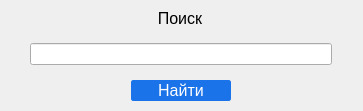
<?xml version="1.0" encoding="UTF-8"?>
<ui version="4.0">
 <class>Search</class>
 <widget class="QMainWindow" name="Search">
  <property name="geometry">
   <rect>
    <x>0</x>
    <y>0</y>
    <width>363</width>
    <height>111</height>
   </rect>
  </property>
  <property name="windowTitle">
   <string>Search</string>
  </property>
  <widget class="QWidget" name="centralwidget">
   <widget class="QWidget" name="gridLayoutWidget">
    <property name="geometry">
     <rect>
      <x>30</x>
      <y>0</y>
      <width>302</width>
      <height>111</height>
     </rect>
    </property>
    <layout class="QGridLayout" name="gridLayout">
     <item row="2" column="2">
      <spacer name="horizontalSpacer_2">
       <property name="orientation">
        <enum>Qt::Horizontal</enum>
       </property>
       <property name="sizeHint" stdset="0">
        <size>
         <width>40</width>
         <height>20</height>
        </size>
       </property>
      </spacer>
     </item>
     <item row="2" column="1">
      <widget class="QPushButton" name="search_btn">
       <property name="minimumSize">
        <size>
         <width>100</width>
         <height>0</height>
        </size>
       </property>
       <property name="font">
        <font>
         <family>Tahoma</family>
         <pointsize>12</pointsize>
        </font>
       </property>
       <property name="styleSheet">
        <string notr="true">QPushButton {
	background-color: rgb(26,115,232);
	color: white;
	border-style: solid;
	border-radius: 2px;
	border: 1px solid rgb(26,115,232);
}

QPushButton:hover {
	background-color: rgb(27,102,201);
}</string>
       </property>
       <property name="text">
        <string>Найти</string>
       </property>
      </widget>
     </item>
     <item row="2" column="0">
      <spacer name="horizontalSpacer">
       <property name="orientation">
        <enum>Qt::Horizontal</enum>
       </property>
       <property name="sizeHint" stdset="0">
        <size>
         <width>40</width>
         <height>20</height>
        </size>
       </property>
      </spacer>
     </item>
     <item row="1" column="0" colspan="3">
      <widget class="QLineEdit" name="item_input"/>
     </item>
     <item row="0" column="0" colspan="3">
      <widget class="QLabel" name="label">
       <property name="sizePolicy">
        <sizepolicy hsizetype="Maximum" vsizetype="Maximum">
         <horstretch>0</horstretch>
         <verstretch>0</verstretch>
        </sizepolicy>
       </property>
       <property name="minimumSize">
        <size>
         <width>300</width>
         <height>10</height>
        </size>
       </property>
       <property name="font">
        <font>
         <family>Tahoma</family>
         <pointsize>12</pointsize>
        </font>
       </property>
       <property name="text">
        <string>Поиск</string>
       </property>
       <property name="alignment">
        <set>Qt::AlignCenter</set>
       </property>
      </widget>
     </item>
    </layout>
   </widget>
  </widget>
 </widget>
 <resources/>
 <connections/>
</ui>
